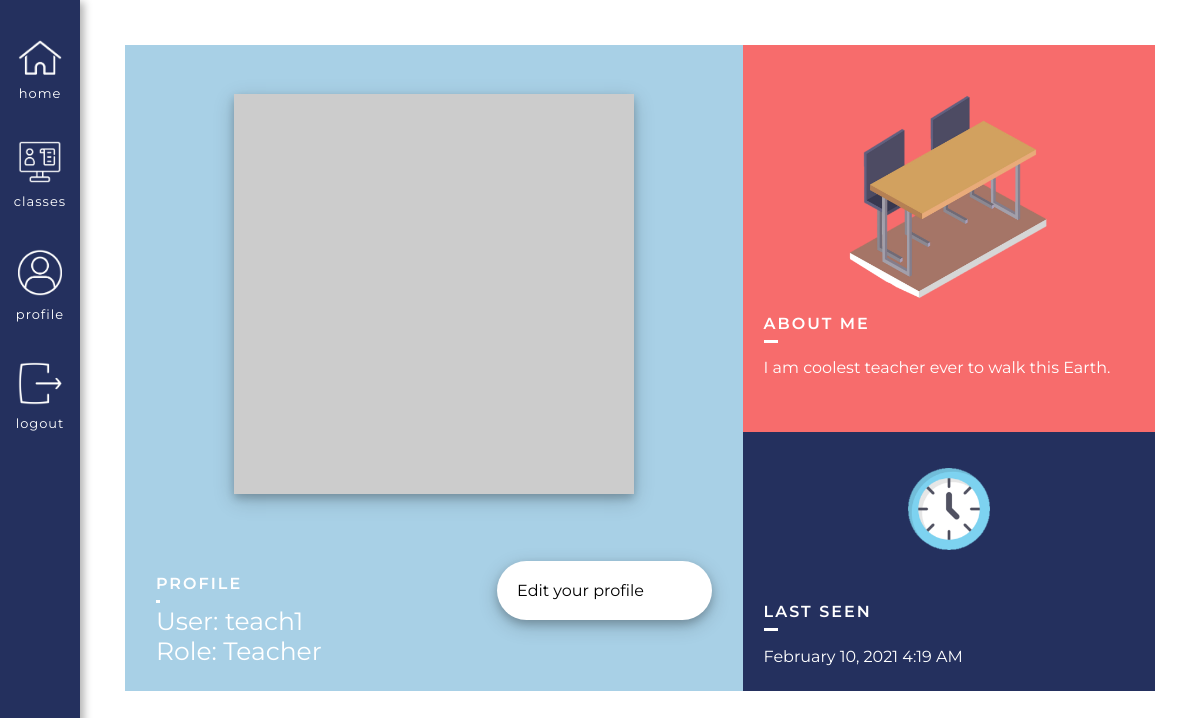
/user/teach1 (signed in), run on an earlier commit of the app's database.
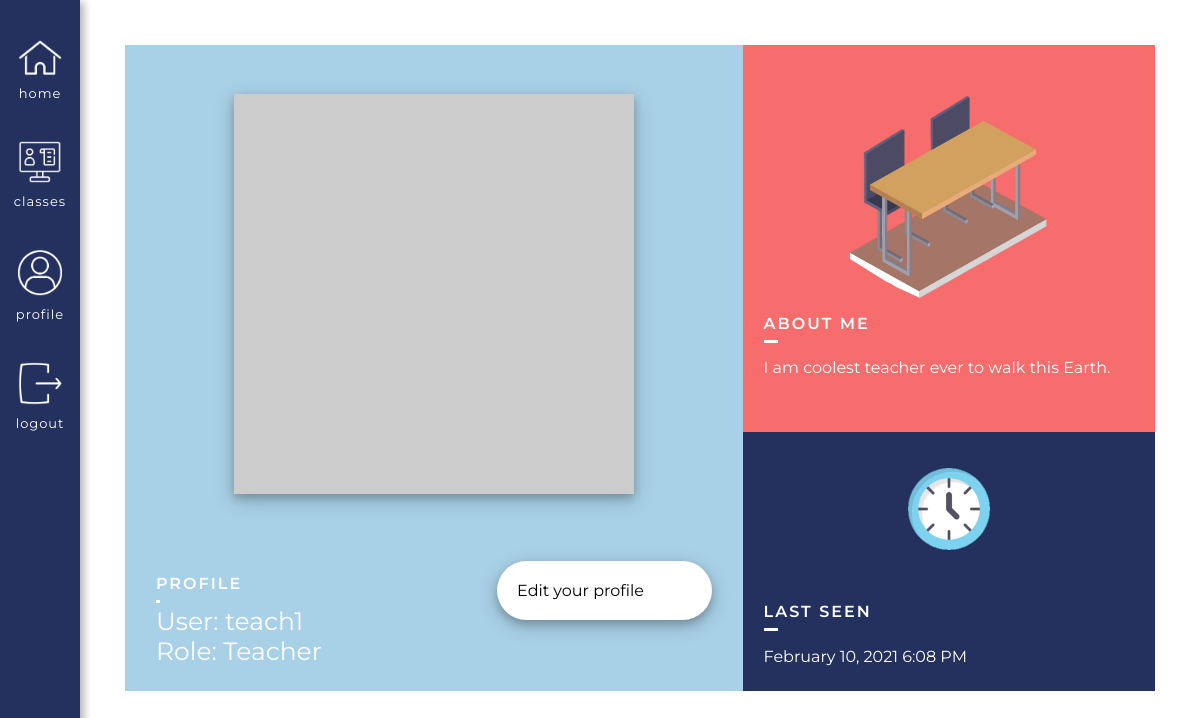
And on a later commit of the database.
### app/models.py (models this page shows, shortened)
class User(UserMixin, db.Model):
    id = db.Column(db.Integer, primary_key=True)
    username = db.Column(db.String(64), index=True, unique=True) # adding columns to the database
    email = db.Column(db.String(120), index=True, unique=True)
    password_hash = db.Column(db.String(128))
    role = db.Column(db.Integer, index=False, unique=False) # 0 is Teacher, 1 is Student
    about_me = db.Column(db.String(140))
    last_seen = db.Column(db.DateTime, default=datetime.utcnow)
    posts = db.relationship('Post', backref='author', lazy='dynamic') # First part is calling it from the Post model, secret field is the backref (author)
    reactions = db.relationship('Reactions', backref='reactor', lazy='dynamic') # This will show all the reactions that this user has made
    teaches = db.relationship('Courses', backref='teacher', lazy='dynamic') # This will show all the courses that the user teaches
    signups = db.relationship('Signups', backref='student', lazy='dynamic') # This will show all of the signups of that user
    responses = db.relationship('Responses', backref='student_responder', lazy='dynamic') # This will show all the responses of that user
    prompts = db.relationship('Prompts', backref='teacher_prompter', lazy='dynamic') # This will show all forms of that teacher
    def avatar(self, size):
        digest = md5(self.email.lower().encode('utf-8')).hexdigest()
        return 'https://www.gravatar.com/avatar/{}?d=identicon&s={}'.format(digest, size)

### app/routes.py (the view)
@app.route('/user/<username>') # User profile page
@login_required
def user(username):
    user = User.query.filter_by(username=username).first_or_404()
    posts = [
        {'author': user, 'body': 'Test post #1'},
        {'author': user, 'body': 'Test post #2'}
    ]
    return render_template('user.html', user=user, posts=posts, title=username)

### app/models.py (called while the page is built)
@login.user_loader
def load_user(id):
        return User.query.get(int(id))

### app/routes.py (called while the page is built)
@app.before_request # This function will be executed right before the view function
def before_request():
    if current_user.is_authenticated: # Checks whether the current user is logged in
        current_user.last_seen = datetime.utcnow() # Sets the last seen to the date using the UTC time zone
        db.session.commit() # Don't need to do db.session.add() because the user is already in the database (using a current_user)

### app/templates/user.html
{% extends "base.html" %}
{% block head %}
    <link rel="stylesheet" href="{{ url_for('static', filename='css/user.css') }}">
{% endblock %}
{% block content %}
<div class = "userBox">
    <div class = "userImage">
        <img src="{{ user.avatar(380) }}">
        <div class = "usernameBox">
            <div class = "usernameInside">
                <div class = "titleHolder">
                    <h2>Profile</h2>
                </div>
                <div class = "userInsideAgain">
                    <h1>User: {{ user.username }}</h1>
                    {% if user.role == 0 %}
                        <h1>Role: Teacher</h1>
                    {% else %}
                        <h1>Role: Student</h1>
                    {% endif %}
                </div>
            </div>
            <div class="usernameInside">
                {% if user == current_user %}
                    <a href = "{{ url_for('edit_profile')}}">Edit your profile</a>
                {% endif %}
            </div>
        </div>
    </div>
    <div class = "userInfo">
        <div class = "about">
            <div class = "aboutImage">
                <img src="{{ url_for('static', filename='images/Table.png' )}}">
            </div>
            <div class = "aboutMeText">
                <div class = "titleHolder aboutTitle">
                    <h2>About Me</h2>
                </div>
                <div class = "aboutActual">
                    {% if user.about_me %}
                        <p> {{ user.about_me }}</p>
                    {% endif %}
                </div>
            </div>
        </div>
        <div class = "lastSeenHolder">
            <div class = "aboutImage timeImage">
                <img src="{{ url_for('static', filename='images/Time.png' )}}">
            </div>
            <div class = "lastSeen">
                {% if user.last_seen %}
                    <div class = "titleHolder aboutTitle">
                        <h2>Last seen</h2>
                    </div>
                    <div class = "aboutActual">
                        <p>{{ moment(user.last_seen).format('LLL') }}</p>
                    </div>
                {% endif %}
            </div>
        </div>
    </div>
</div>
{% endblock %}

### app/templates/base.html (shortened to what this page needs)
<!DOCTYPE html>
<html>
    <head>
        <link rel="stylesheet" href="{{ url_for('static', filename='css/base.css') }}">
        {% block head %} {% endblock %}
    </head>
    <header>
        <nav>
            <div class = "headerItem uppermost">
                <div class = "insideHeader">
                    <a class = "imageLinkHolder" href="{{ url_for('index') }}">
                        <img src = "{{ url_for('static', filename='images/Home.png') }}">
                    </a>
                    <a class="imageLabel" href="{{ url_for('index') }}">Home</a>
                </div>
            </div>
            {% if current_user.is_anonymous %}
            <div class = "headerItem">
                <div class = "insideHeader">
                    <a class = "imageLinkHolder" href="{{ url_for('login') }}">
                        <img src = "{{ url_for('static', filename='images/Login.png') }}">
                    </a>
                    <a class="imageLabel" href="{{ url_for('login') }}">Login</a>
                </div>
            </div>
            {% else %}
            <div class = "headerItem">
                <div class = "insideHeader">
                    <a class = "imageLinkHolder" href="{{ url_for('classes', username=current_user.username) }}">
                        <img src = "{{ url_for('static', filename='images/ClassesIcon.png') }}">
                    </a>
                    <a class="imageLabel" href="{{ url_for('classes', username=current_user.username) }}">Classes</a>
                </div>
            </div>
            <div class = "headerItem">
                <div class = "insideHeader">
                    <a class = "imageLinkHolder" href="{{ url_for('user', username=current_user.username) }}">
                        <img src = "{{ url_for('static', filename='images/ProfileIcon.png') }}">
                    </a>
                    <a class="imageLabel" href="{{ url_for('user', username=current_user.username) }}">Profile</a>
                </div>
            </div>
            <div class = "headerItem">
                <div class = "insideHeader">
                    <a class = "imageLinkHolder" href="{{ url_for('logout') }}">
                        <img src = "{{ url_for('static', filename='images/LogoutIcon.png') }}">
                    </a>
                    <a class="imageLabel" href="{{ url_for('logout') }}">Logout</a>
                </div>
            </div>
            {% endif %}
        </nav>
    </header>
    <body>
        <div class = "contentHolder">
            {% block content %} {% endblock %}
        </div>
    </body>
</html>

### app/static/css/base.css (style rules this page uses)
@media screen and (min-width: 600px) { header { height: 100vh; width: 80px; display: flex; align-items: center; justify-content: flex-start; font-family: Poppins, sans-serif; text-transform: uppercase; z-index: 100; font-family: "Montserrat", sans-serif; position: fixed; top: 0; box-shadow: 4px 2px 8px 0 rgba(0, 0, 0, 0.3); } }
@media screen and (min-width: 600px) { nav { background-color: #24305E; width: 100%; height: 100%; display: flex; flex-direction: column; justify-content: flex-start; align-items: center; left: 0; } }
@media screen and (min-width: 600px) { nav a { font-family: 'Montserrat', sans-serif; text-decoration: none; color: black; } }
@media screen and (min-width: 600px) { .headerItem { display: flex; flex-direction: column; justify-content: center; align-items: center; width: 100%; margin-top: 25%; margin-bottom: 25%; } }
@media screen and (min-width: 600px) { .uppermost { margin-top: 50%; } }
@media screen and (min-width: 600px) { .insideHeader { display: flex; flex-direction: column; justify-content: center; align-items: center; } }
@media screen and (min-width: 600px) { .headerItem img { width: 55%; margin-bottom: 10px; } }
@media screen and (min-width: 600px) { .imageLinkHolder { display: flex; justify-content: center; } }
@media screen and (min-width: 600px) { .headerItem a { font-size: 13px; color: white; text-transform: lowercase; letter-spacing: 1px; } }
@media screen and (min-width: 600px) { .contentHolder { margin: 45px 45px 45px 125px; } }
body { margin: 0 !important; font-family: "Montserrat", sans-serif; }
h1, p { margin: 0; }
h2, h3 { font-weight: 400; }

### app/static/css/user.css (style rules this page uses)
.about { background-color: #F76C6C; display: flex; flex-direction: column; justify-content: center; align-items: center; height: 60%; }
.lastSeenHolder { display: flex; flex-direction: column; align-items: center; justify-content: space-around; height: 40%; background-color: #24305E; }
.lastSeen { width: 90%; }
.contentHolder { display: flex; align-items: center; justify-content: center; }
.usernameInside h1 { font-weight: 400; font-size: 25px; line-height: 30px; }
.titleHolder h2 { position: relative; font-size: 16px; font-weight: 600; text-transform: uppercase; letter-spacing: 2px; color: white; }
.titleHolder h2:after { position: absolute; content: ''; height: 3px; bottom: -10px; left: 0; right: 0; width: 2.5%; background: white; }
.aboutTitle h2:after { width: 4%; }
.aboutImage { width: 100%; display: flex; justify-content: center; align-items: center; }
.aboutImage img { width: 50%; }
.aboutMeText { width: 90%; color: white; }
.aboutActual { padding-top: 2%; line-height: 30px; color: white; }
.timeImage img { width: 20%; margin-top: 4%; }
@media screen and (min-width: 750px) { .userBox { display: flex; justify-content: space-between; width: 100%; } }
@media screen and (min-width: 750px) { .userImage { background-color: #A8D0E6; width: 60%; display: flex; justify-content: center; align-items: center; flex-direction: column; } }
@media screen and (min-width: 750px) { .userImage img { width: 80%; max-width: 400px; margin: 8%; box-shadow: 0 4px 8px 0 rgba(0, 0, 0, 0.2), 0 6px 20px 0 rgba(0, 0, 0, 0.19); } }
@media screen and (min-width: 750px) { .userInfo { width: 40%; } }
@media screen and (min-width: 750px) { .usernameBox { display: flex; flex-direction: row; justify-content: space-between; width: 90%; margin-bottom: 4%; color: white; } }
@media screen and (min-width: 750px) { .usernameInside a { background-color: white; text-decoration: none; text-justify: center; min-width: 175px; padding: 20px; border-radius: 30px; color: black; box-shadow: 0 4px 8px 0 rgba(0, 0, 0, 0.2), 0 6px 20px 0 rgba(0, 0, 0, 0.19); transition-duration: 0.3s; -webkit-transition-duration: 0.3s; } }
@media screen and (min-width: 750px) { .usernameInside { margin-top: 3%; display: flex; flex-direction: column; justify-content: left; align-items: left; } }

What changed in the data, as far as the page shows it:
changed User "teach1": last_seen "February 10, 2021 4:19 AM" → "February 10, 2021 6:08 PM"
